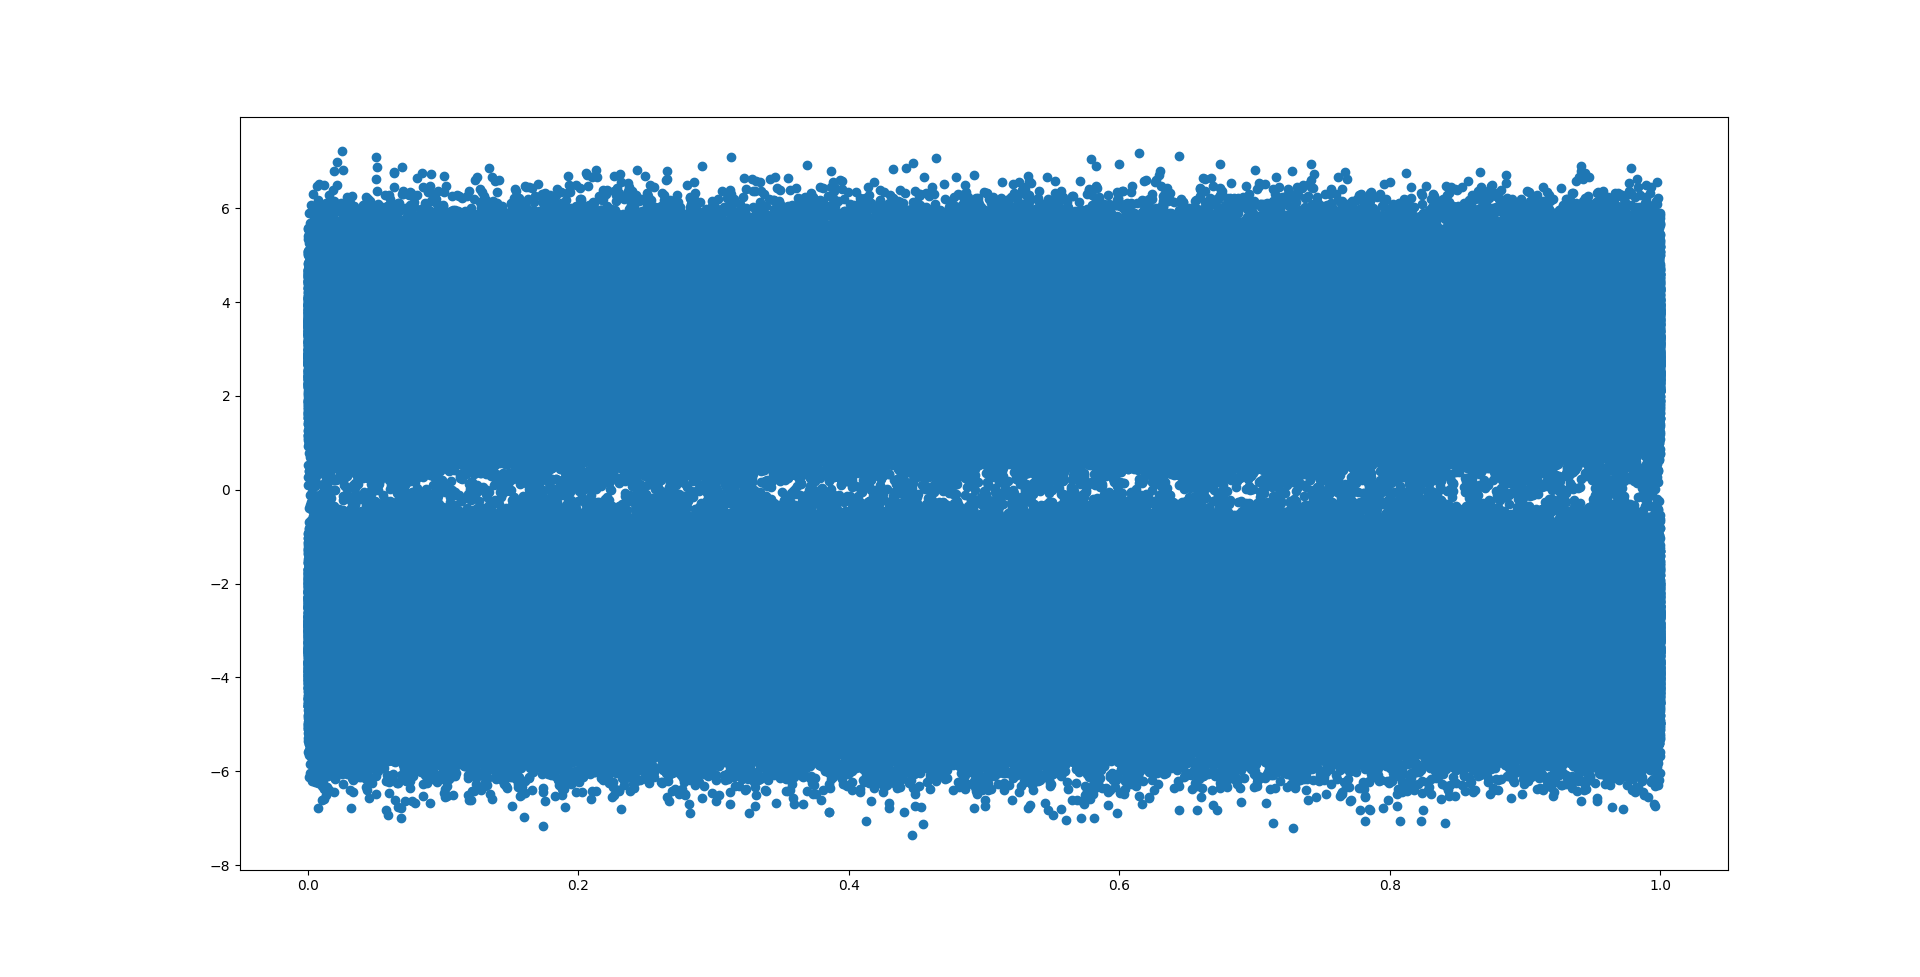

Recreate this plot in Python.
#Importing numpy, scipy, mpmath and pyplot
import numpy as np
import matplotlib.pyplot as plt
import scipy 
import mpmath as mp


maxrange=50
maxlim=4.0
x = np.linspace(-maxlim,maxlim,maxrange)#points on the x axis
simlen = int(1e6) #number of samples
#err = [] #declaring probability list
#pdf = [] #declaring pdf list



y = np.loadtxt('gen_Y.dat',dtype='double')

x = np.random.random(simlen)

plt.scatter(x,y)

# plt.savefig('../figs/Y_scatter.png')

plt.show()
